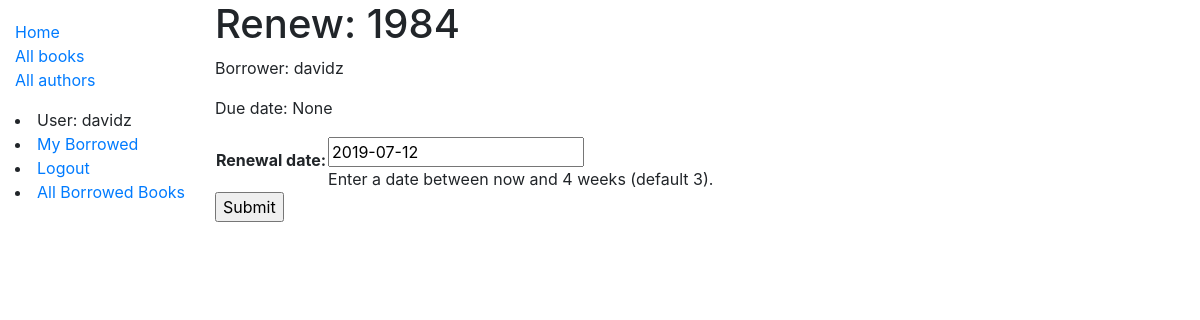
The page /catalog/book/c4b4104f-f449-4c3c-ad1a-3e6c577e81d8/renew/ (signed in) on the database its author committed.
### catalog/models.py (models this page shows, shortened)
class BookInstance(models.Model):
    id = models.UUIDField(primary_key=True, default=uuid.uuid4, help_text="Unique ID for this book across whole library")
    book = models.ForeignKey('Book', on_delete=models.SET_NULL, null=True)
    imprint = models.CharField(max_length=100)
    due_back = models.DateField(null=True, blank=True)
    borrower = models.ForeignKey(User, on_delete=models.SET_NULL, null=True, blank=True)
    @property
    def is_overdue(self):
        if self.due_back and date.today() > self.due_back:
            return True
        return False
    LOAN_STATUS = (
        ('m', 'Maintenance'),
        ('o', 'On Loan'),
        ('a', 'Available'),
        ('r', 'Reserved')
    )
    status = models.CharField(
        max_length=1,
        choices=LOAN_STATUS,
        blank=True,
        default='m',
        help_text="Book availability"
        )
    class Meta:
        ordering = ['due_back']
        permissions = (
            ("can_mark_returned", "Set book as returned"),
        )

class Book(models.Model):
    title = models.CharField(max_length=200)
    author = models.ForeignKey("Author", on_delete=models.SET_NULL, null=True)
    summary = models.TextField(max_length=1000, help_text="Enter a brief description of the book. ")
    isbn = models.CharField("ISBN", max_length=13, help_text="13 character <a href='https://www.isbn-international.org/content/what-isbn'>ISBN number</a>")
    genre = models.ManyToManyField(Genre, help_text='Select a genre for this book.')
    language = models.CharField(max_length=100, default="English", help_text="Enter the language the book is written in.")
    def display_genre(self):
        return ', '.join(genre.name for genre in self.genre.all()[:3])
    display_genre.short_description = "Genre"

### catalog/views.py (the view)
# urls.py: path('book/<uuid:pk>/renew/', views.renew_book_librarian, name='renew-book-librarian'),
@permission_required('catalog.can_mark_returned')
def renew_book_librarian(request, pk):
    book_instance = get_object_or_404(BookInstance, pk=pk)
    if request.method == 'POST':
        form = RenewBookForm(request.POST)
        if form.is_valid():
            book_instance.due_back = form.cleaned_data['renewal_date']
            book_instance.save()
            return HttpResponseRedirect(reverse('all-borrowed') )
    else:
        proposed_renewal_date = datetime.date.today() + datetime.timedelta(weeks=3)
        form = RenewBookForm(initial={'renewal_date': proposed_renewal_date})
    context = {
        'form': form,
        'book_instance': book_instance,
    }
    return render(request, 'catalog/book_renew_librarian.html', context)

### catalog/forms.py (shortened to what this page needs)
class RenewBookForm(forms.Form):
    renewal_date = forms.DateField(help_text="Enter a date between now and 4 weeks (default 3).")

### catalog/templates/catalog/book_renew_librarian.html (shortened to what this page needs)
{% extends "base_generic.html" %}
{% block content %}
  <h1>Renew: {{ book_instance.book.title }}</h1>
  <p>Borrower: {{ book_instance.borrower }}</p>
  <p{% if book_instance.is_overdue %} class="text-danger"{% endif %}>Due date: {{ book_instance.due_back }}</p>
  <form action="" method="post">
    <table>
    {{ form.as_table }}
    </table>
    <input type="submit" value="Submit">
  </form>
{% endblock %}

### catalog/templates/base_generic.html (shortened to what this page needs)
<!DOCTYPE html>
<html lang="en">
<head>
  <link rel="stylesheet" href="https://stackpath.bootstrapcdn.com/bootstrap/4.1.3/css/bootstrap.min.css">
  {% load static %}
  <link rel="stylesheet" href="{% static 'css/styles.css' %}">
</head>
<body>
  <div class="container-fluid">
    <div class="row">
      <div class="col-sm-2">
      {% block sidebar %}
        <ul class="sidebar-nav">
          <li><a href="{% url 'index' %}">Home</a></li>
          <li><a href="{% url 'books' %}">All books</a></li>
          <li><a href="{% url 'authors' %}">All authors</a></li>
        </ul>
        {% if user.is_authenticated %}
        <li>User: {{ user.get_username }}</li>
        <li><a href="{% url 'my-borrowed' %}">My Borrowed</a></li>
        <li><a href="{% url 'logout'%}?next={{request.path}}">Logout</a></li>
        {% else %}
          <li><a href="{% url 'login'%}?next={{request.path}}">Login</a></li>
        {% endif %}
        {% if perms.catalog.can_mark_returned %}
        <li><a href="{% url 'all-borrowed' %}">All Borrowed Books</a></li>
        {% endif %}
     {% endblock %}
      </div>
      <div class="col-sm-10 ">{% block content %}{% endblock %}</div>
      </div>
  </div>
</body>
</html>

### catalog/static/css/styles.css (style rules this page uses)
.sidebar-nav { margin-top: 20px; padding: 0; list-style: none; }

### rows shown on the page
BookInstance: book "1984", borrower "davidz", due_back "None"

### other values the page prints
{{ user.get_username }} "davidz"
